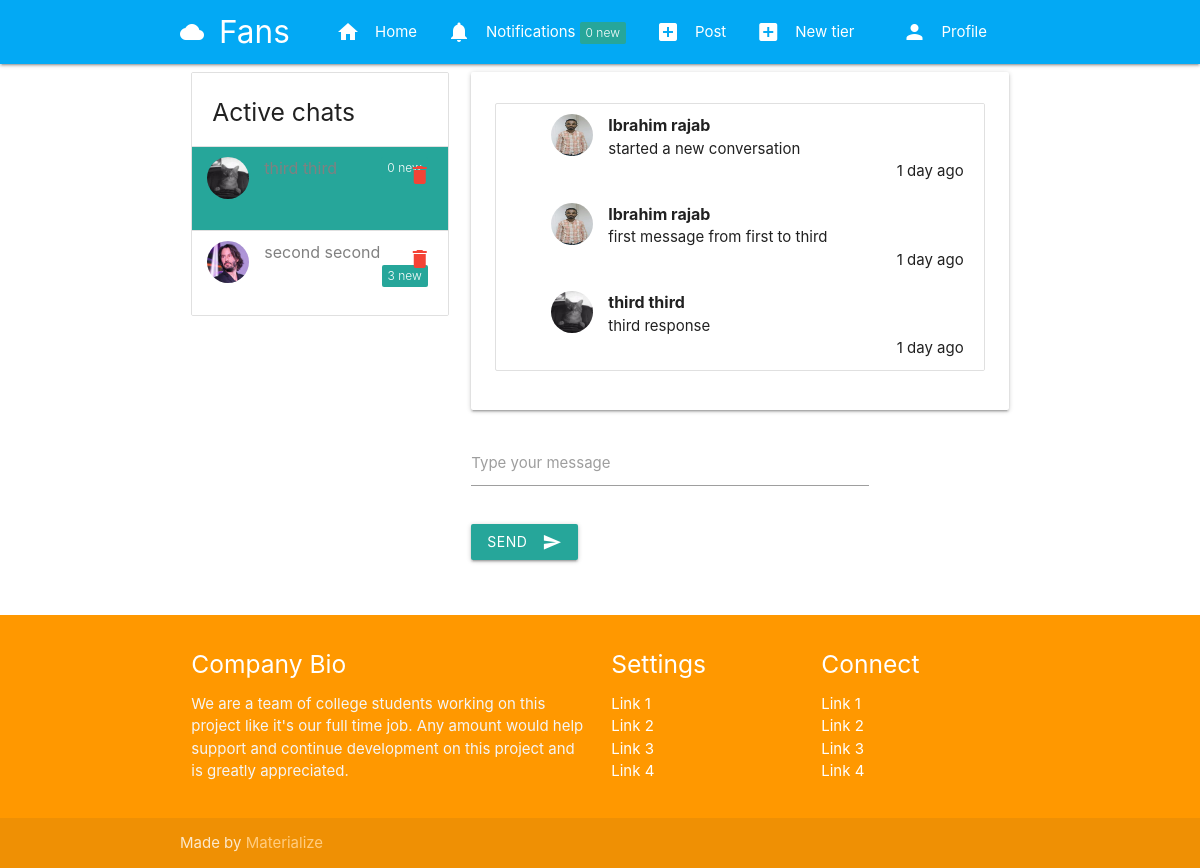
/messages/directs/third (signed in), run on an earlier commit of the app's database.
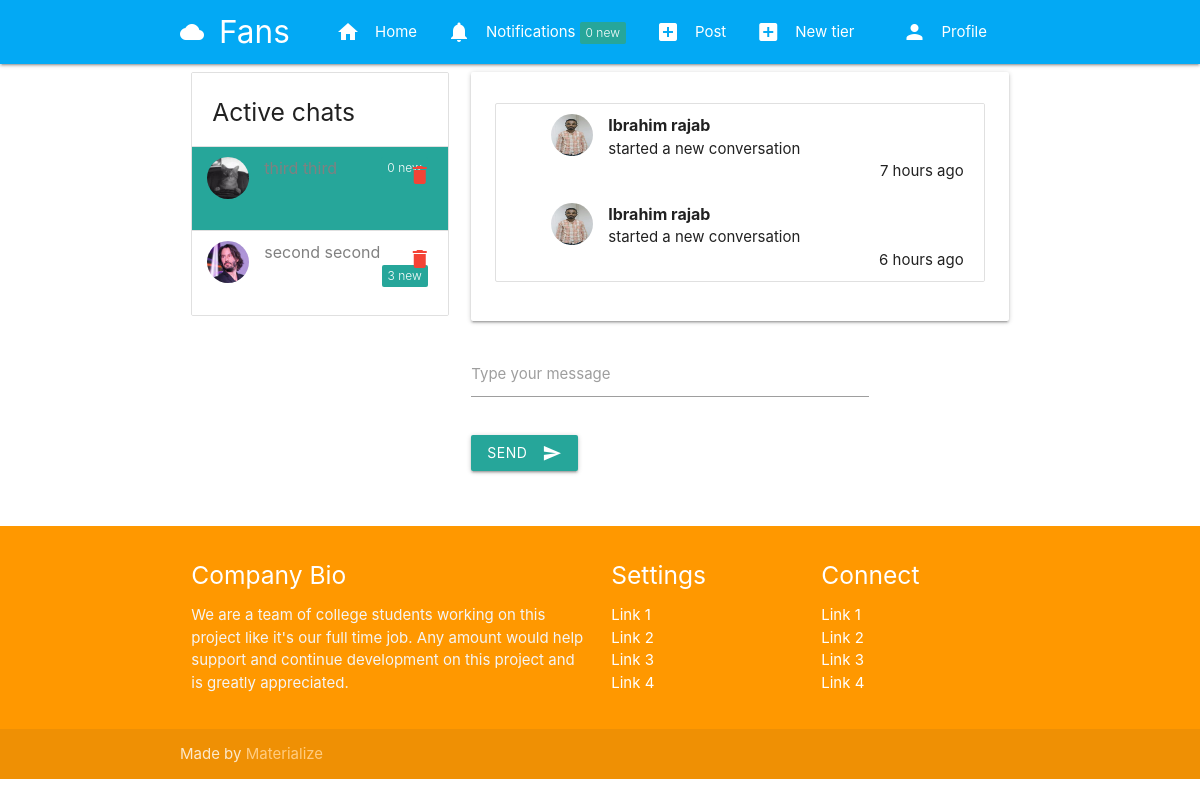
And on a later commit of the database.
### authy/models.py (models this page shows, shortened)
class Profile(models.Model):
	user = models.OneToOneField(User, on_delete=models.CASCADE, related_name='profile')
	location = models.CharField(max_length=50, null=True, blank=True)
	url = models.CharField(max_length=80, null=True, blank=True)
	profile_info = models.TextField(max_length=150, null=True, blank=True)
	created = models.DateField(auto_now_add=True)
	picture = models.ImageField(upload_to=user_directory_path_profile, blank=True, null=True, verbose_name='Picture')
	banner = models.ImageField(upload_to=user_directory_path_banner, blank=True, null=True, verbose_name='Banner')

### direct/models.py (models this page shows, shortened)
class Message(models.Model):
    user = models.ForeignKey(User,on_delete=models.CASCADE,related_name='msg_user')
    sender = models.ForeignKey(User,on_delete=models.CASCADE,related_name='from_user')
    recipient = models.ForeignKey(User,on_delete=models.CASCADE,related_name='to_user')
    body = models.TextField(max_length=1000,blank=True, null=True)
    date = models.DateTimeField( auto_now_add=True)
    is_read = models.BooleanField(default=False)
    def get_messages(user):
      messages = Message.objects.filter(user=user).values('recipient').annotate(last=Max('date')).order_by('-last')
      users = []
      for message in messages:
        users.append({
          'user':User.objects.get(pk=message['recipient']),
          'last':message['last'],
          'unread':Message.objects.filter(user=user,recipient__pk=message['recipient'],is_read=False).count()
        })
      return users

### direct/views.py (the view)
# urls.py: path('directs/<username>',directs,name='directs'),
@login_required
def directs(request,username):
  user = request.user
  messages = Message.get_messages(user=request.user)
  active_direct = username
  directs = Message.objects.filter(user=user,recipient__username=username).order_by('-date')
  for message in messages:
    if message['user'].username == username:
      message['unread'] =0
  paginator_directs = Paginator(directs, 5)
  page_number_directs = request.GET.get('directspage')
  directs_data = paginator_directs.get_page(page_number_directs)
  context = {
      'directs': directs_data,
      'messages': messages,
      'active_direct': active_direct,
  }
  return render(request,'direct/direct.html',context)

### authy/views.py (called while the page is built)
def side_nav_info(request):
	user = request.user
	nav_profile = None
	fans = None
	follows = None
	if user.is_authenticated:
		nav_profile = Profile.objects.get(user=user)
		fans = Subscription.objects.filter(subscribed=user).count()
		follows = Subscription.objects.filter(subscriber=user).count()
	return {'nav_profile': nav_profile, 'fans': fans, 'follows': follows}

### notifications/views.py (called while the page is built)
def count_notifications(request):
  count_notifications = None
  if request.user.is_authenticated:
    count_notifications = Notification.objects.filter(user=request.user,is_seen=False).count()
  return {'count_notifications':count_notifications}

### fans_clone/templates/direct/direct.html (shortened to what this page needs)
{% extends 'base.html' %}
{% load static %}
{% load humanize %}
{% block content %}
<div class="col s12 m4">
<ul class="collection with-header">
    <li class="collection-header">
        <h5>Active chats</h5>
    </li>
    {% for message in messages %}
    <a style="color: gray;" href="{% url 'directs' message.user.username %}">
        <li class="collection-item avatar {% if active_direct == message.user.username %}active{% endif %}">
        {% if message.user.profile.picture %}
            <img src="{{ message.user.profile.picture.url }}" class="circle responsive-img">
        {% else %}
            <img src="{% static 'img/no_avatar.jpg' %}" class="circle responsive-img">
        {% endif %}
            <span class="title">{{ message.user.first_name }} {{ message.user.last_name }}</span>
            <span class="new badge">{{ message.unread }}</span>
            <a href="" class="secondary-content red-text"><i class="material-icons">delete</i></a>
    </li>
    </a>
    {% endfor %}
</div>
<div style="overflow-y: scroll;" class="col s12 m8">
    <div style="max-width: 600px;" class="card">
        <div class="card-content">
            <ol id="oldirects" style="list-style-type: none; display: flex; flex-direction: column-reverse;" class="collection">
              {% for direct in directs %}
                  <li style="border-bottom: 0px;" class="collection-item avatar">
                      {% if direct.sender.profile.picture %}
                          <img src="{{ direct.sender.profile.picture.url }}" class="circle responsive-img">
                      {% else %}
                          <img src="{% static 'img/no_avatar.jpg' %}" class="circle responsive-img">
                      {% endif %}
                      <span class="title"><b>{{ direct.sender.first_name }} {{ direct.sender.last_name }}</b></span>
                      <p>{{ direct.body }}</p>
                      <p class="right-align">{{ direct.date | naturaltime }}</p>
                  </li>
              {% endfor %}
              </ol>
        </div>
    </div>
    <div class="card-action">
        <div class="row">
            <form id="senddirectform" method="POST" action="{% url 'send-direct' %}">
                <div class="input-field col s9">
                    <input id="text" name="body" type="text" class="validate">
                    <label for="text">Type your message</label>
                  </div>
                  <div class="input-field col s9">
                  <button class="btn waves-effect waves-light" type="submit" name="action">Send
                    <i class="material-icons right">send</i>
                  </button>
                </div>
            </form>
        </div>
    </div>
</div>
{% endblock %}

What changed in the data, as far as the page shows it:
removed Message: sender.profile.picture (placeholder picture), sender.first_name "third", sender.last_name "third", body "third response", date "1 day ago"
removed Message: sender.profile.picture (placeholder picture), sender.first_name "Ibrahim", sender.last_name "rajab", body "first message from first to third", date "1 day ago"
removed Message: sender.profile.picture (placeholder picture), sender.first_name "Ibrahim", sender.last_name "rajab", body "started a new conversation", date "1 day ago"
added Message: sender.profile.picture (placeholder picture), sender.first_name "Ibrahim", sender.last_name "rajab", body "started a new conversation", date "6 hours ago"
added Message: sender.profile.picture (placeholder picture), sender.first_name "Ibrahim", sender.last_name "rajab", body "started a new conversation", date "7 hours ago"
